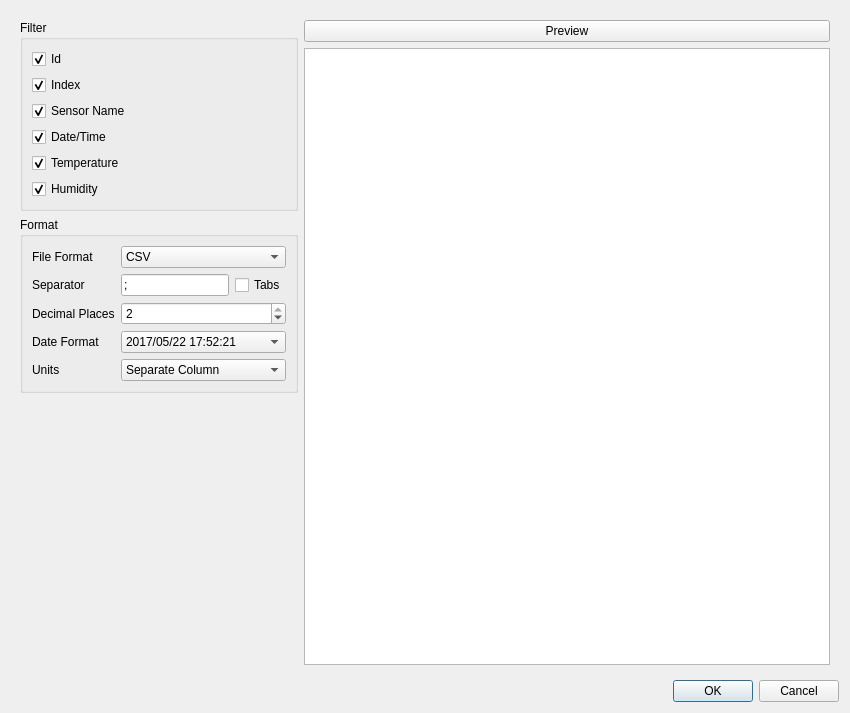
<?xml version="1.0" encoding="UTF-8"?>
<ui version="4.0">
 <class>ExportDialog</class>
 <widget class="QDialog" name="ExportDialog">
  <property name="geometry">
   <rect>
    <x>0</x>
    <y>0</y>
    <width>850</width>
    <height>713</height>
   </rect>
  </property>
  <property name="windowTitle">
   <string>Export</string>
  </property>
  <layout class="QVBoxLayout" name="verticalLayout">
   <item>
    <widget class="QWidget" name="widget_2" native="true">
     <property name="minimumSize">
      <size>
       <width>222</width>
       <height>0</height>
      </size>
     </property>
     <layout class="QHBoxLayout" name="horizontalLayout_3" stretch="0,100">
      <item>
       <widget class="QWidget" name="widget" native="true">
        <property name="minimumSize">
         <size>
          <width>0</width>
          <height>0</height>
         </size>
        </property>
        <layout class="QVBoxLayout" name="verticalLayout_2">
         <property name="leftMargin">
          <number>0</number>
         </property>
         <property name="topMargin">
          <number>0</number>
         </property>
         <property name="rightMargin">
          <number>0</number>
         </property>
         <property name="bottomMargin">
          <number>0</number>
         </property>
         <item>
          <widget class="QGroupBox" name="horizontalGroupBox">
           <property name="title">
            <string>Filter</string>
           </property>
           <layout class="QHBoxLayout" name="horizontalLayout">
            <item>
             <layout class="QGridLayout" name="gridLayout">
              <item row="5" column="0" colspan="2">
               <widget class="QCheckBox" name="exportTemperature">
                <property name="text">
                 <string>Temperature</string>
                </property>
                <property name="icon">
                 <iconset resource="../res/res.qrc">
                  <normaloff>:/icons/ui/temperature.png</normaloff>:/icons/ui/temperature.png</iconset>
                </property>
                <property name="checked">
                 <bool>true</bool>
                </property>
               </widget>
              </item>
              <item row="3" column="0" colspan="2">
               <widget class="QCheckBox" name="exportTimePoint">
                <property name="text">
                 <string>Date/Time</string>
                </property>
                <property name="icon">
                 <iconset resource="../res/res.qrc">
                  <normaloff>:/icons/ui/today.png</normaloff>:/icons/ui/today.png</iconset>
                </property>
                <property name="checked">
                 <bool>true</bool>
                </property>
               </widget>
              </item>
              <item row="6" column="0" colspan="2">
               <widget class="QCheckBox" name="exportHumidity">
                <property name="text">
                 <string>Humidity</string>
                </property>
                <property name="icon">
                 <iconset resource="../res/res.qrc">
                  <normaloff>:/icons/ui/humidity.png</normaloff>:/icons/ui/humidity.png</iconset>
                </property>
                <property name="checked">
                 <bool>true</bool>
                </property>
               </widget>
              </item>
              <item row="2" column="0" colspan="2">
               <widget class="QCheckBox" name="exportSensorName">
                <property name="text">
                 <string>Sensor Name</string>
                </property>
                <property name="icon">
                 <iconset resource="../res/res.qrc">
                  <normaloff>:/icons/ui/sensor.png</normaloff>:/icons/ui/sensor.png</iconset>
                </property>
                <property name="checked">
                 <bool>true</bool>
                </property>
               </widget>
              </item>
              <item row="1" column="0" colspan="2">
               <widget class="QCheckBox" name="exportIndex">
                <property name="text">
                 <string>Index</string>
                </property>
                <property name="icon">
                 <iconset resource="../res/res.qrc">
                  <normaloff>:/icons/ui/arrow-right.png</normaloff>:/icons/ui/arrow-right.png</iconset>
                </property>
                <property name="checked">
                 <bool>true</bool>
                </property>
               </widget>
              </item>
              <item row="0" column="0" colspan="2">
               <widget class="QCheckBox" name="exportId">
                <property name="text">
                 <string>Id</string>
                </property>
                <property name="icon">
                 <iconset resource="../res/res.qrc">
                  <normaloff>:/icons/ui/arrow-right.png</normaloff>:/icons/ui/arrow-right.png</iconset>
                </property>
                <property name="checked">
                 <bool>true</bool>
                </property>
               </widget>
              </item>
             </layout>
            </item>
           </layout>
          </widget>
         </item>
         <item>
          <widget class="QGroupBox" name="groupBox">
           <property name="title">
            <string>Format</string>
           </property>
           <layout class="QGridLayout" name="gridLayout_2">
            <item row="0" column="0">
             <widget class="QLabel" name="label_3">
              <property name="text">
               <string>File Format</string>
              </property>
             </widget>
            </item>
            <item row="4" column="0">
             <widget class="QLabel" name="label_7">
              <property name="text">
               <string>Units</string>
              </property>
             </widget>
            </item>
            <item row="1" column="0">
             <widget class="QLabel" name="label_6">
              <property name="text">
               <string>Separator</string>
              </property>
             </widget>
            </item>
            <item row="1" column="1">
             <widget class="QLineEdit" name="separator">
              <property name="text">
               <string>;</string>
              </property>
              <property name="maxLength">
               <number>2</number>
              </property>
             </widget>
            </item>
            <item row="3" column="0">
             <widget class="QLabel" name="label_5">
              <property name="text">
               <string>Date Format</string>
              </property>
             </widget>
            </item>
            <item row="2" column="0">
             <widget class="QLabel" name="label_4">
              <property name="text">
               <string>Decimal Places</string>
              </property>
             </widget>
            </item>
            <item row="1" column="2">
             <widget class="QCheckBox" name="tabSeparator">
              <property name="text">
               <string>Tabs</string>
              </property>
             </widget>
            </item>
            <item row="0" column="1" colspan="2">
             <widget class="QComboBox" name="fileFormat">
              <item>
               <property name="text">
                <string>CSV</string>
               </property>
              </item>
             </widget>
            </item>
            <item row="2" column="1" colspan="2">
             <widget class="QSpinBox" name="decimalPlaces">
              <property name="maximum">
               <number>2</number>
              </property>
              <property name="value">
               <number>2</number>
              </property>
             </widget>
            </item>
            <item row="3" column="1" colspan="2">
             <widget class="QComboBox" name="dateFormat">
              <item>
               <property name="text">
                <string>2017/05/22 17:52:21</string>
               </property>
              </item>
              <item>
               <property name="text">
                <string>2017-05-22 17:52:21</string>
               </property>
              </item>
              <item>
               <property name="text">
                <string>22-05-2017 17:52:21</string>
               </property>
              </item>
              <item>
               <property name="text">
                <string>05/22/2017 17:52:21</string>
               </property>
              </item>
             </widget>
            </item>
            <item row="4" column="1" colspan="2">
             <widget class="QComboBox" name="units">
              <property name="currentIndex">
               <number>2</number>
              </property>
              <item>
               <property name="text">
                <string>None</string>
               </property>
              </item>
              <item>
               <property name="text">
                <string>Embedded</string>
               </property>
              </item>
              <item>
               <property name="text">
                <string>Separate Column</string>
               </property>
              </item>
             </widget>
            </item>
           </layout>
          </widget>
         </item>
         <item>
          <spacer name="verticalSpacer">
           <property name="orientation">
            <enum>Qt::Vertical</enum>
           </property>
           <property name="sizeHint" stdset="0">
            <size>
             <width>20</width>
             <height>40</height>
            </size>
           </property>
          </spacer>
         </item>
        </layout>
       </widget>
      </item>
      <item>
       <widget class="QWidget" name="widget_3" native="true">
        <property name="minimumSize">
         <size>
          <width>222</width>
          <height>0</height>
         </size>
        </property>
        <layout class="QVBoxLayout" name="verticalLayout_3">
         <property name="leftMargin">
          <number>0</number>
         </property>
         <property name="topMargin">
          <number>0</number>
         </property>
         <property name="rightMargin">
          <number>0</number>
         </property>
         <property name="bottomMargin">
          <number>0</number>
         </property>
         <item>
          <widget class="QPushButton" name="preview">
           <property name="font">
            <font>
             <family>Cantarell</family>
            </font>
           </property>
           <property name="text">
            <string>Preview</string>
           </property>
          </widget>
         </item>
         <item>
          <widget class="QTextEdit" name="previewText">
           <property name="font">
            <font>
             <family>Courier 10 Pitch</family>
            </font>
           </property>
           <property name="lineWrapMode">
            <enum>QTextEdit::NoWrap</enum>
           </property>
           <property name="readOnly">
            <bool>true</bool>
           </property>
          </widget>
         </item>
        </layout>
       </widget>
      </item>
     </layout>
    </widget>
   </item>
   <item>
    <widget class="QDialogButtonBox" name="buttonBox">
     <property name="orientation">
      <enum>Qt::Horizontal</enum>
     </property>
     <property name="standardButtons">
      <set>QDialogButtonBox::Cancel|QDialogButtonBox::Ok</set>
     </property>
    </widget>
   </item>
  </layout>
 </widget>
 <resources>
  <include location="../res/res.qrc"/>
 </resources>
 <connections>
  <connection>
   <sender>buttonBox</sender>
   <signal>accepted()</signal>
   <receiver>ExportDialog</receiver>
   <slot>accept()</slot>
   <hints>
    <hint type="sourcelabel">
     <x>257</x>
     <y>653</y>
    </hint>
    <hint type="destinationlabel">
     <x>157</x>
     <y>274</y>
    </hint>
   </hints>
  </connection>
  <connection>
   <sender>buttonBox</sender>
   <signal>rejected()</signal>
   <receiver>ExportDialog</receiver>
   <slot>reject()</slot>
   <hints>
    <hint type="sourcelabel">
     <x>325</x>
     <y>653</y>
    </hint>
    <hint type="destinationlabel">
     <x>286</x>
     <y>274</y>
    </hint>
   </hints>
  </connection>
  <connection>
   <sender>tabSeparator</sender>
   <signal>toggled(bool)</signal>
   <receiver>separator</receiver>
   <slot>setDisabled(bool)</slot>
   <hints>
    <hint type="sourcelabel">
     <x>398</x>
     <y>340</y>
    </hint>
    <hint type="destinationlabel">
     <x>332</x>
     <y>348</y>
    </hint>
   </hints>
  </connection>
 </connections>
</ui>
